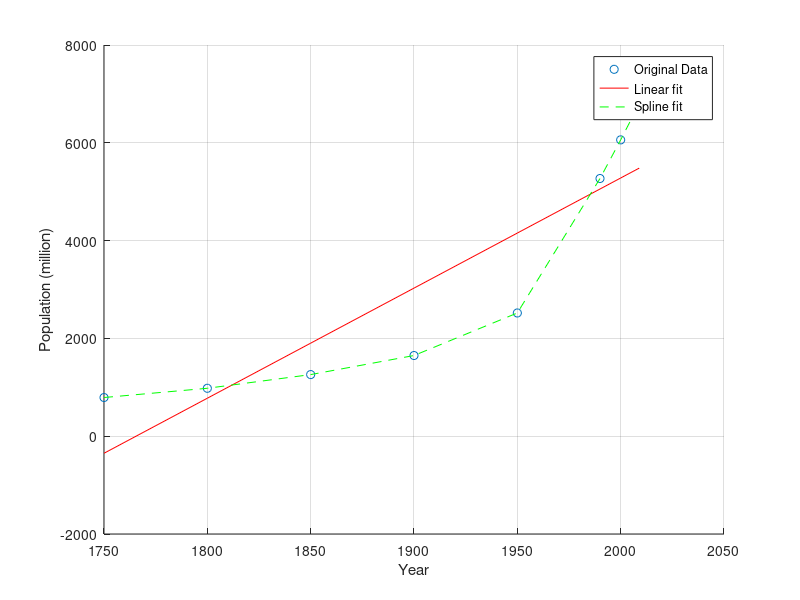

Write MATLAB code to recreate this figure.
clear all;clc;format short
x = [1750,1800,1850,1900,1950,1990,2000,2009];
y = [791,980,1260,1650,2520,5270,6060,6800];
% Polinomio Orden 1
p = polyfit(x,y,1); 
y_lin_fit = polyval(p,x);
lin_1975 = polyval(p,1975);
% spline fit
y_spline_fit = interp1(x,y,x,'spline');
spline_1975 = interp1(x,y,1975,'spline');
fprintf('Poblacion 1975:\n1) by Linear fit: %f million, 2) by Spline fit: %f million\n',lin_1975,spline_1975);
figure
scatter(x,y)
hold on
plot(x,y_lin_fit,'-r')
hold on
plot(x,y_spline_fit,'--g')
legend('Original Data','Linear fit','Spline fit')
grid on
xlabel('Year')
ylabel('Population (million)')